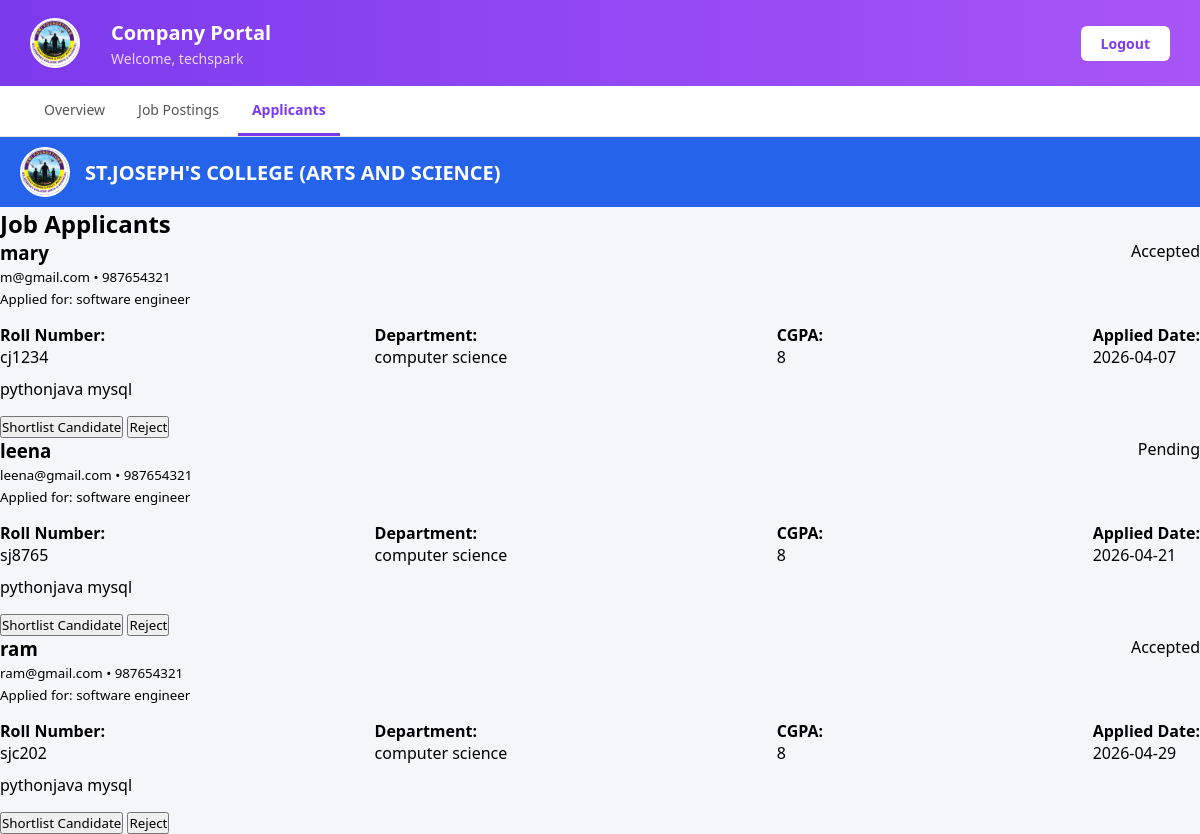
Page /placement/applications.php (signed in) on the committed database.
### tables this page shows
CREATE TABLE `companies` (
  `id` int(11) NOT NULL,
  `name` varchar(100) DEFAULT NULL,
  `location` varchar(100) DEFAULT NULL,
  `package` varchar(50) DEFAULT NULL,
  `email` varchar(100) DEFAULT NULL,
  `industry` varchar(100) DEFAULT NULL,
  `password` int(255) NOT NULL,
  `phone` varchar(15) DEFAULT NULL
);

CREATE TABLE `applications` (
  `id` int(11) NOT NULL,
  `student_id` int(11) DEFAULT NULL,
  `job_id` int(11) DEFAULT NULL,
  `status` varchar(50) DEFAULT NULL,
  `applied_date` date DEFAULT curdate(),
  `interview_date` date DEFAULT NULL,
  `interview_time` time DEFAULT NULL,
  `interview_location` varchar(255) DEFAULT NULL,
  `call_letter_sent` varchar(10) DEFAULT 'No'
);

CREATE TABLE `students` (
  `id` int(11) NOT NULL,
  `name` varchar(100) DEFAULT NULL,
  `email` varchar(100) DEFAULT NULL,
  `department` varchar(50) DEFAULT NULL,
  `cgpa` float DEFAULT NULL,
  `password` varchar(100) DEFAULT NULL,
  `status` varchar(20) NOT NULL DEFAULT 'Not Placed',
  `roll_no` varchar(50) DEFAULT NULL,
  `phone` varchar(15) DEFAULT NULL,
  `year` varchar(20) DEFAULT NULL,
  `skills` text DEFAULT NULL,
  `company` varchar(255) DEFAULT '',
  `placed_date` date DEFAULT NULL
);

CREATE TABLE `jobs` (
  `id` int(11) NOT NULL,
  `company_id` int(11) DEFAULT NULL,
  `job_role` varchar(100) DEFAULT NULL,
  `salary` varchar(50) DEFAULT NULL,
  `description` text DEFAULT NULL,
  `skills` text DEFAULT NULL,
  `location` varchar(100) NOT NULL,
  `cgpa` float DEFAULT NULL
);

### placement/applications.php (the view, shortened to what this page needs)
<?php
include "database.php";
$page = 'applicants';
include "head.php";
$company_id = $_SESSION['company_id'];
$applicants = mysqli_query($conn, "
SELECT
applications.id AS app_id,
applications.status,
applications.applied_date,
students.name,
students.email,
students.phone,
students.roll_no,
students.department,
students.cgpa,
students.skills,
jobs.job_role
FROM applications
JOIN students ON applications.student_id = students.id
JOIN jobs ON applications.job_id = jobs.id
WHERE jobs.company_id='$company_id'
");
include "header.php";
?>
<div class="container">
<h2>Job Applicants</h2>
<?php while($row = mysqli_fetch_assoc($applicants)) { ?>
<div class="card">
    <div style="display:flex; justify-content:space-between;">
        <div>
            <h3 style="margin:0;"><?php echo $row['name']; ?></h3>
            <small>
                <?php echo $row['email']; ?> • <?php echo $row['phone']; ?>
            </small><br>
            <small>Applied for: <?php echo $row['job_role']; ?></small>
        </div>
        <div>
            <span class="badge <?php echo strtolower($row['status']); ?>">
                <?php echo $row['status']; ?>
            </span>
        </div>
    </div>
    <div style="display:flex; justify-content:space-between; margin-top:15px;">
        <div>
            <b>Roll Number:</b><br>
            <?php echo $row['roll_no']; ?>
        </div>
        <div>
            <b>Department:</b><br>
            <?php echo $row['department']; ?>
        </div>
        <div>
            <b>CGPA:</b><br>
            <?php echo $row['cgpa']; ?>
        </div>
        <div>
            <b>Applied Date:</b><br>
            <?php echo $row['applied_date']; ?>
        </div>
    </div>
    <div style="margin-top:10px;">
        <?php
        if(!empty($row['skills'])){
            $skills = explode(",", $row['skills']);
            foreach($skills as $skill){
                echo "<span class='skill'>$skill</span>";
            }
        }
        ?>
    </div>
    <form action="update_status.php" method="POST" style="margin-top:15px;">
        <button name="action" value="Accepted" class="btn green">
            Shortlist Candidate
        </button>
        <button name="action" value="Rejected" class="btn red">
            Reject
        </button>
    </form>
</div>
<?php } ?>
</div>

### placement/head.php (shortened to what this page needs)
<?php
include_once "database.php";
$company_data = mysqli_fetch_assoc(mysqli_query($conn,
    "SELECT * FROM companies WHERE id='".$_SESSION['company_id']."'"
));
?>
<!DOCTYPE html>
<html>
<head>
</head>
<body>
<div class="topbar">
    <div class="top-left">
        <img src="logo.png" class="logo">
        <div>
            <h2>Company Portal</h2>
            <p>Welcome, <?php echo $company_data['name']; ?></p>
        </div>
    </div>
    <a href="logout.php" class="logout-btn">Logout</a>
</div>
<div class="nav-links">
    <a href="company_dashboard.php"
       class="<?php if($page=='dashboard') echo 'active'; ?>">
       Overview
    </a>
    <a href="job_postings.php"
       class="<?php if($page=='jobs') echo 'active'; ?>">
       Job Postings
    </a>
    <a href="applicants.php"
       class="<?php if($page=='applicants') echo 'active'; ?>">
       Applicants
    </a>
</div>

### placement/head.php (style rules this page uses)
* { margin: 0; padding: 0; box-sizing: border-box; font-family: 'Segoe UI', sans-serif; }
body { background: #f5f6fa; min-height: 100vh; display: flex; flex-direction: column; }
.topbar { background: linear-gradient(to right, #7c3aed, #a855f7); padding: 18px 30px; display: flex; justify-content: space-between; align-items: center; }
.top-left { display: flex; align-items: center; gap: 16px; }
.logo { width: 60px; height: 60px; border-radius: 50%; border: 2px solid white; object-fit: cover; }
.topbar h2 { color: white; font-size: 20px; font-weight: 700; }
.topbar p { color: #e9d5ff; font-size: 14px; margin-top: 3px; }
.logout-btn { background: white; color: #7c3aed; padding: 8px 20px; border-radius: 6px; text-decoration: none; font-weight: 700; font-size: 14px; }
.nav-links { background: white; border-bottom: 1px solid #e0e0e0; padding: 0 30px; display: flex; gap: 5px; }
.nav-links a { text-decoration: none; color: #555; font-size: 14px; font-weight: 500; padding: 14px 14px; border-bottom: 3px solid transparent; transition: all 0.2s; display: inline-block; }
.nav-links a.active { color: #7c3aed; border-bottom: 3px solid #7c3aed; font-weight: 600; }

### placement/header.php (style rules this page uses)
.logo { width: 50px; height: 50px; margin-right: 15px; }

### rows in the picture
companies: name "techspark"
applications: student.name "mary", student.email "m@gmail.com", student.phone "987654321", job.job_role "software engineer", status "Accepted", student.roll_no "cj1234", student.department "computer science", student.cgpa "8", applied_date "2026-04-07", student.skills "python", student.skills "java", student.skills "mysql"
applications: student.name "leena", student.email "leena@gmail.com", student.phone "987654321", job.job_role "software engineer", status "Pending", student.roll_no "sj8765", student.department "computer science", student.cgpa "8", applied_date "2026-04-21", student.skills "python", student.skills "java", student.skills "mysql"
applications: student.name "ram", student.email "ram@gmail.com", student.phone "987654321", job.job_role "software engineer", status "Accepted", student.roll_no "sjc202", student.department "computer science", student.cgpa "8", applied_date "2026-04-29", student.skills "python", student.skills "java", student.skills "mysql"
